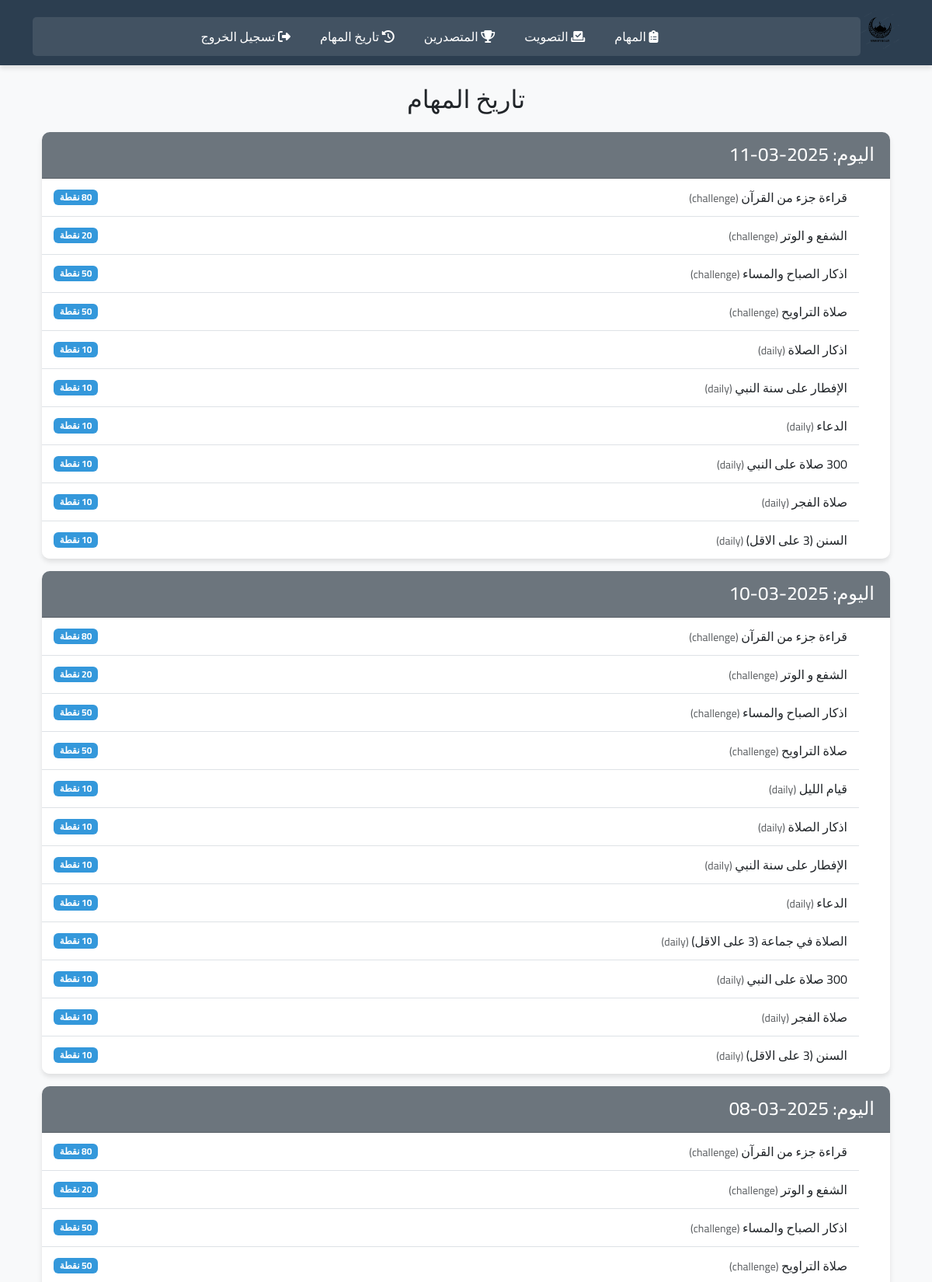
The page /history (signed in, upper part) on the database its author committed.
### main.py (models this page shows)
class UserTask(db.Model):
    id = db.Column(db.Integer, primary_key=True)
    task_name = db.Column(db.String(100), nullable=False)
    vote_time = db.Column(db.DateTime, default=datetime.datetime.utcnow)
    user_id = db.Column(db.Integer, db.ForeignKey('user.id'), nullable=False)
    points = db.Column(db.Integer, nullable=False, default=10)
    task_type = db.Column(db.String(20), nullable=False, default="daily")  # "daily" or "challenge"

### main.py (the view)
    @app.route('/history')
    def history():
        if 'user_id' not in session:
            flash('Please log in first.')
            return redirect(url_for('login'))
        user = User.query.get(session['user_id'])
        if user is None:
            flash('User not found. Please log in again.')
            session.pop('user_id', None)
            return redirect(url_for('login'))
        history = {}
        for task in user.tasks:
            day = task.vote_time.strftime("%Y-%m-%d")
            history.setdefault(day, []).append(task)
        for day in history:
            history[day].sort(key=lambda t: t.vote_time, reverse=True)
        sorted_history = dict(sorted(history.items(), key=lambda item: item[0], reverse=True))
        return render_template('history.html', history=sorted_history)

### templates/history.html (shortened to what this page needs)
{% extends "base.html" %}
{% block content %}
<div class="container">
  <h2 class="mb-4 text-center">تاريخ المهام</h2>
  {% if history %}
    {% for day, tasks in history.items() %}
      <div class="card mb-3">
        <div class="card-header bg-secondary text-white">
          <h4 class="mb-0">اليوم: {{ day }}</h4>
        </div>
        <ul class="list-group list-group-flush">
          {% for task in tasks %}
            <li class="list-group-item d-flex justify-content-between align-items-center">
              <div>
                {{ task.task_name }}
                <small class="text-muted">({{ task.task_type }})</small>
              </div>
              <span class="badge bg-info">{{ task.points }} نقطة</span>
            </li>
          {% endfor %}
        </ul>
      </div>
    {% endfor %}
  {% else %}
    <p class="text-center">لا يوجد سجل مهام بعد.</p>
  {% endif %}
</div>
{% endblock %}

### static/style.css (style rules this page uses)
:root { --primary-color: #2c3e50; --secondary-color: #3498db; --success-color: #2ecc71; --warning-color: #f39c12; --danger-color: #e74c3c; --light-color: #ecf0f1; --dark-color: #34495e; --shadow: 0 4px 6px rgba(0, 0, 0, 0.1); }
body { font-family: 'Cairo', sans-serif; background-color: #f8f9fa; direction: rtl; text-align: right; }
.card { box-shadow: var(--shadow); border-radius: 10px; border: none; margin-bottom: 20px; overflow: hidden; }
.card-header { padding: 15px 20px; font-weight: bold; }
.list-group-item { border-left: none; border-right: none; border-radius: 0; padding: 12px 15px; }
.card { animation: fadeIn 0.5s ease; }
.bg-info { background-color: #3498db !important; }

### rows shown on the page
UserTask: task_name "قراءة جزء من القرآن", task_type "challenge", points "80"
UserTask: task_name "الشفع و الوتر", task_type "challenge", points "20"
UserTask: task_name "اذكار الصباح والمساء", task_type "challenge", points "50"
UserTask: task_name "صلاة التراويح", task_type "challenge", points "50"
UserTask: task_name "اذكار الصلاة", task_type "daily", points "10"
UserTask: task_name "الإفطار على سنة النبي", task_type "daily", points "10"
UserTask: task_name "الدعاء", task_type "daily", points "10"
UserTask: task_name "300 صلاة على النبي", task_type "daily", points "10"
UserTask: task_name "صلاة الفجر", task_type "daily", points "10"
UserTask: task_name "السنن (3 على الاقل)", task_type "daily", points "10"
UserTask: task_name "قراءة جزء من القرآن", task_type "challenge", points "80"
UserTask: task_name "الشفع و الوتر", task_type "challenge", points "20"
UserTask: task_name "اذكار الصباح والمساء", task_type "challenge", points "50"
UserTask: task_name "صلاة التراويح", task_type "challenge", points "50"
UserTask: task_name "قيام الليل", task_type "daily", points "10"
UserTask: task_name "اذكار الصلاة", task_type "daily", points "10"
UserTask: task_name "الإفطار على سنة النبي", task_type "daily", points "10"
UserTask: task_name "الدعاء", task_type "daily", points "10"
UserTask: task_name "الصلاة في جماعة (3 على الاقل)", task_type "daily", points "10"
UserTask: task_name "300 صلاة على النبي", task_type "daily", points "10"
UserTask: task_name "صلاة الفجر", task_type "daily", points "10"
UserTask: task_name "السنن (3 على الاقل)", task_type "daily", points "10"
UserTask: task_name "قراءة جزء من القرآن", task_type "challenge", points "80"
UserTask: task_name "الشفع و الوتر", task_type "challenge", points "20"
UserTask: task_name "اذكار الصباح والمساء", task_type "challenge", points "50"
UserTask: task_name "صلاة التراويح", task_type "challenge", points "50"

### other values the page prints
{{ day }} "2025-03-11" "2025-03-10" "2025-03-08"
